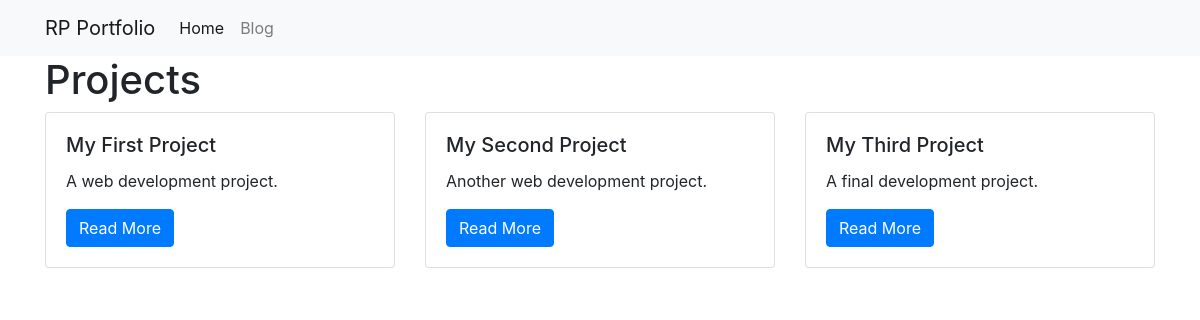
/projects/, run on the app's committed database.
### projects/models.py (models this page shows)
class Project(models.Model):
    title = models.CharField(max_length=100)
    description = models.TextField()
    technology = models.CharField(max_length=20)
    image = models.FilePathField(path="/img")

### projects/views.py (the view)
# urls.py: path("", views.project_index, name="project_index"),
def project_index(request):
    projects = Project.objects.all()
    context = {
        'projects': projects
    }
    return render(request, 'project_index.html', context)

### projects/templates/project_index.html (shortened to what this page needs)
{% extends "base.html" %}
{% load static %}
{% block page_content %}
<h1>Projects</h1>
<div class="row">
{% for project in projects %}
    <div class="col-md-4">
        <div class="card md-2">
            <div class="card-body">
                <h5 class="card-title">{{ project.title }}</h5>
                <p class="card-text">{{ project.description }}</p>
                <a href="{% url 'project_detail' project.pk %}" class="btn btn-primary">
                    Read More
                </a>
            </div>
        </div>
    </div>
    {% endfor %}
</div>
{% endblock %}

### personal_portfolio/templates/base.html (shortened to what this page needs)
<!DOCTYPE html>
<html lang="en">
<head>
    <link rel="stylesheet" href="https://stackpath.bootstrapcdn.com/bootstrap/4.3.1/css/bootstrap.min.css">
</head>
<body>
    <nav class="navbar navbar-expand-lg navbar-light bg-light">
        <div class="container">
            <a class="navbar-brand" href="{% url 'project_index' %}">RP Portfolio</a>
            <div class="collapse navbar-collapse" id="navbarSupportedContent">
                <ul class="navbar-nav mr-auto">
                    <li class="nav-item active">
                        <a class="nav-link" href="{% url 'project_index' %}">Home</a>
                    </li>
                    <li class="nav-item">
                        <a class="nav-link" href="{% url 'blog_index' %}">Blog</a>
                    </li>
                </ul>
            </div>
        </div>
    </nav>
    <div class="container">
        {% block page_content %}{% endblock %}
    </div>
</body>
</html>

### data on the page
Project: title "My First Project", description "A web development project."
Project: title "My Second Project", description "Another web development project."
Project: title "My Third Project", description "A final development project."
